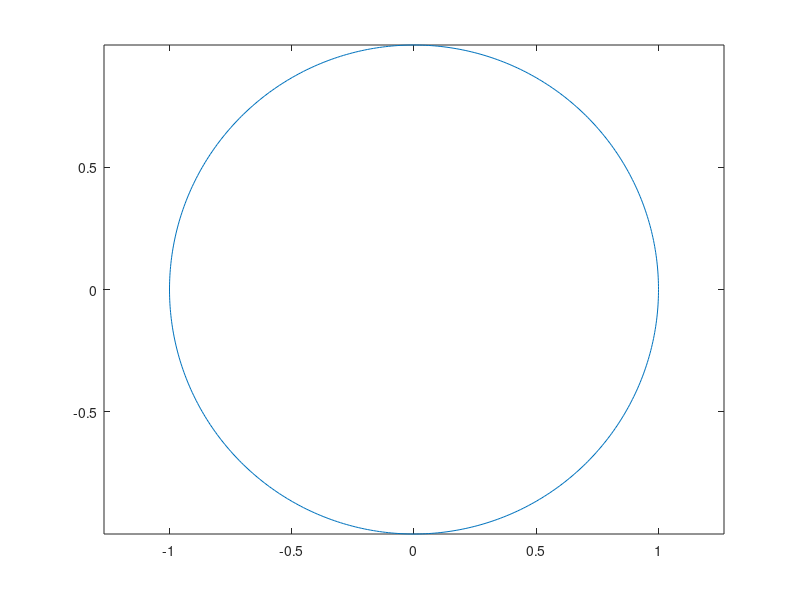

Write the MATLAB code that produced this figure.
function lineHandle = plotcircle(varargin)
%PLOTCIRCLE draws a circle
%
% SYNOPSIS: lineHandle = plotcircle(center,radius,lineSpec)
%           lineHandle = plotcircle(center,radius,pn,pv)
%           lineHandle = plotcircle(ah,...)
%
% INPUT center (optional): n-by-2 list of centers. Default: [0,0]
%       radius (optional): n-by-1 list of radii. Default: [1]
%       lineSpec (optional): see 'doc linespec'
%       pn,pv (optional): line property name/property value pair(s). See 
%               'doc line_props', or 'doc set' for details
%
% OUTPUT lineHandle: list of handles
%
% REMARKS
%
% created with MATLAB ver.: 7.5.0.342 (R2007b) on Windows_NT
%
% created by: Thai-Hang Nguyen
% DATE: 28-Mar-2008
%
%%%%%%%%%%%%%%%%%%%%%%%%%%%%%%%%%%%%%%%%%%%%%%%%%%%%%%%%%%%%%%%%%%%%%%%%%%%

%=================
%% TEST INPUT
%=================

%assign defaults
def_center = [0,0];
def_radius = [1];
nPoints = 500; % number of points on a circle


% check for axes handle
if nargin > 0 && ~isempty(varargin{1}) && length(varargin{1})==1 && ishandle(varargin{1}) && strmatch(get(varargin{1},'Type'),'axes')
    axesHandle = varargin{1};
    varargin(1) = [];
else
    % default: take current axes
    axesHandle = gca;
end

numArgIn = length(varargin); % assign the number of input elements to numArgIn

%check for center
if numArgIn < 1 || isempty(varargin{1})
    % assign default (expand to match number of radii)
    center = def_center;
else
    % assign center
    center = varargin{1};
end % end of if statement:check center

% check for radius
if numArgIn < 2 || isempty(varargin{2})
    %assign default
    radius = def_radius;
else
    if any(varargin{2} < 0)
        error ('drawCircle needs a positive radius');
    else
        %assign radius
        radius = varargin{2};
    end

end % end of if statement:check radius

%number of radii
radius = radius (:);
nRadii = length (radius);
%number of centers
[nCenters,nDims] = size(center);

% expand centers and radii if necessary
if nCenters == 1 && nRadii > 1
    center = repmat(center,nRadii,1);
    nCenters = nRadii;
end
if nCenters > 1 && nRadii == 1
    radius = repmat(radius,nCenters,1);
    nRadii = nCenters;
end
if nCenters ~= nRadii || nDims ~= 2
    error('drawCircle requires center to have the same number of rows as radius and two columns')
end




% define default options (none)
plotOpt = '';
setCell = '';
switch max(numArgIn -2,0)
    case 0
        %no line options entered, keep default
    case 1
        %check if a numerical input and throw an error
        if isnumeric(varargin{3})
            error('String or cellarray types are accepted.')
        end
        % check if a string input
        if ischar(varargin{3})
            plotOpt = varargin{3};
        end


    otherwise
        if isEven(numArgIn-2)
            %  if 2 cellarrays, do additional checking
            if iscell(varargin{3}) && iscell(varargin{4})
                %check for consistency of the properties inputs when 2 pn
                %should also have 2 corresponding pv
                [pnrow,pncol] = size(varargin{3});
                [pvrow,pvcol] = size(varargin{4});
                if pncol ~= pvcol
                    error('missing a pn or a pv')
                end

                if pvrow ~= nRadii
                    error('The number of line options has to be equal to the number of radii (number of circles to be drawn)')
                end
            end % if there are two cellArrays

            setCell = varargin(3:end);
            %disp(setcell);

        else
            error('a pn or a pv input is missing')
        end

end


%==================
%% CALCULATE CIRCLE
%==================
% Take different points following the equations and connect them to create
% a circle
% x = Rcos(theta) + x(centre)
% y = Rsin(theta) + y(centre)
% theta is from 0 to 2pi

%theta = 0:(2*pi)/(nPoints-1):2*pi;
theta = linspace(0,2*pi,nPoints); % takes the number of points around the circle

% * multiply arrays //  .* is multiply elements one by one
% Here multiply 2 1D arrays to get a 2D array where one row is the list of
% x or y coordinates of one circle

x = radius*cos(theta) + repmat(center (:,1), 1, nPoints);  % takes the first column and expand nPoints times
y = radius*sin(theta) + repmat(center (:,2), 1, nPoints);




%==================
%% DRAW CIRCLE
%==================

% plot all at once
lh = plot (axesHandle, x',y',plotOpt);

% set additional properties only if there are any
if ~isempty(setCell)
    set(lh, setCell{:});
end
axis equal

% only return line handle if requested
if nargout > 0
    lineHandle = lh;
end



